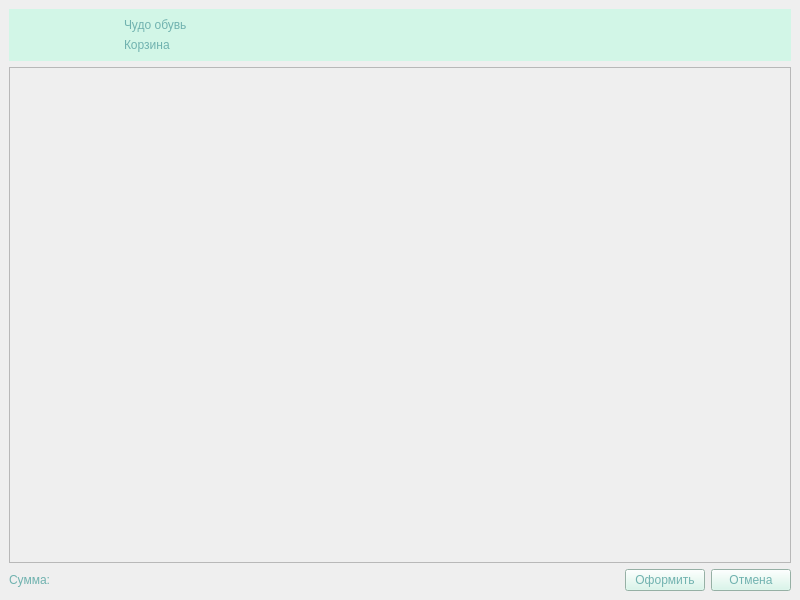
<?xml version="1.0" encoding="UTF-8"?>
<ui version="4.0">
 <class>MainWindow</class>
 <widget class="QMainWindow" name="MainWindow">
  <property name="geometry">
   <rect>
    <x>0</x>
    <y>0</y>
    <width>800</width>
    <height>600</height>
   </rect>
  </property>
  <property name="windowTitle">
   <string>MainWindow</string>
  </property>
  <property name="styleSheet">
   <string notr="true">*{
	
	font: 24pt &quot;Calibri&quot;;
	color:#70B2AF;
}
#header{
	background-color:#D2F6E7;
}
QPushButton{
	color:#70B2AF;	
	background-color:#D2F6E7;
}
QPushButton:hover{
	color:#D2F6E7;	
	background-color:#70B2AF;
}</string>
  </property>
  <widget class="QWidget" name="body">
   <layout class="QVBoxLayout" name="verticalLayout_2">
    <item alignment="Qt::AlignTop">
     <widget class="QWidget" name="header" native="true">
      <layout class="QHBoxLayout" name="horizontalLayout">
       <item>
        <widget class="QLabel" name="label_2">
         <property name="maximumSize">
          <size>
           <width>100</width>
           <height>100</height>
          </size>
         </property>
         <property name="text">
          <string/>
         </property>
         <property name="pixmap">
          <pixmap>../img/Чудо Обувь.png</pixmap>
         </property>
         <property name="scaledContents">
          <bool>true</bool>
         </property>
        </widget>
       </item>
       <item>
        <layout class="QVBoxLayout" name="verticalLayout">
         <item>
          <widget class="QLabel" name="label_3">
           <property name="text">
            <string>Чудо обувь</string>
           </property>
          </widget>
         </item>
         <item>
          <widget class="QLabel" name="label">
           <property name="text">
            <string>Корзина</string>
           </property>
          </widget>
         </item>
        </layout>
       </item>
      </layout>
     </widget>
    </item>
    <item>
     <widget class="QScrollArea" name="scrollArea">
      <property name="widgetResizable">
       <bool>true</bool>
      </property>
      <widget class="QWidget" name="scrollAreaWidgetContents">
       <property name="geometry">
        <rect>
         <x>0</x>
         <y>0</y>
         <width>780</width>
         <height>18</height>
        </rect>
       </property>
       <property name="sizePolicy">
        <sizepolicy hsizetype="Preferred" vsizetype="Fixed">
         <horstretch>0</horstretch>
         <verstretch>0</verstretch>
        </sizepolicy>
       </property>
       <layout class="QVBoxLayout" name="verticalLayout_3"/>
      </widget>
     </widget>
    </item>
    <item>
     <layout class="QHBoxLayout" name="horizontalLayout_3">
      <item>
       <widget class="QLabel" name="sum">
        <property name="text">
         <string>Сумма: </string>
        </property>
       </widget>
      </item>
      <item>
       <spacer name="horizontalSpacer">
        <property name="orientation">
         <enum>Qt::Horizontal</enum>
        </property>
        <property name="sizeHint" stdset="0">
         <size>
          <width>40</width>
          <height>20</height>
         </size>
        </property>
       </spacer>
      </item>
      <item>
       <widget class="QPushButton" name="to_order_btn">
        <property name="text">
         <string>Оформить</string>
        </property>
       </widget>
      </item>
      <item>
       <widget class="QPushButton" name="cancel_btn">
        <property name="text">
         <string>Отмена</string>
        </property>
       </widget>
      </item>
     </layout>
    </item>
   </layout>
  </widget>
 </widget>
 <resources/>
 <connections/>
</ui>
